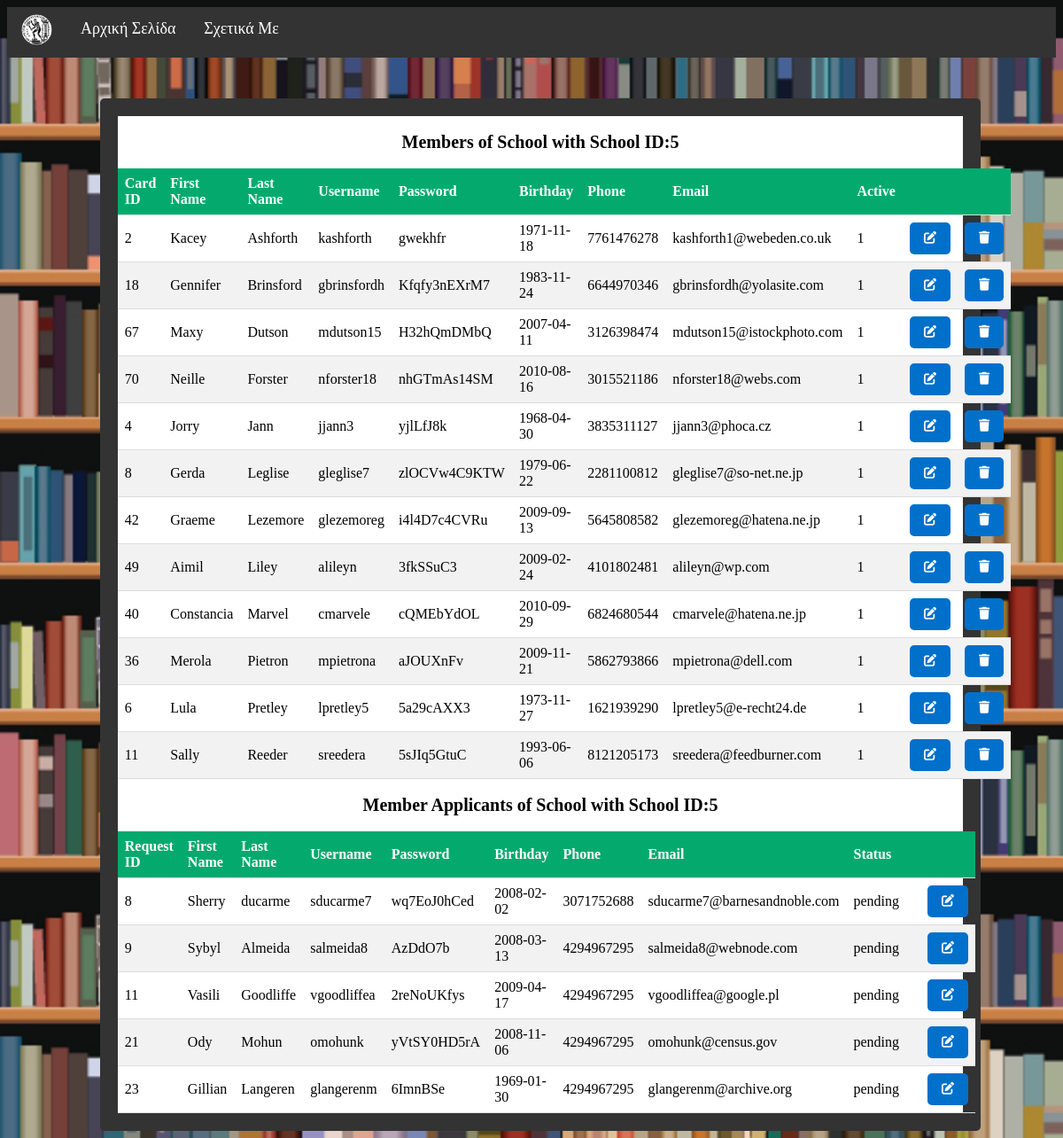
The page /client/admin_members.php (signed in) on the database its author committed.
### tables this page shows
CREATE TABLE members (
    card_id INT UNSIGNED NOT NULL AUTO_INCREMENT,
    first_name VARCHAR(50) NOT NULL,
    last_name VARCHAR(50) NOT NULL,
    username VARCHAR(255) UNIQUE NOT NULL,
    passcode VARCHAR(50) NOT NULL,
    birthday DATE NOT NULL,
    phone BIGINT UNSIGNED NOT NULL CHECK (1000000000 <= phone AND phone <= 9999999999),
    email VARCHAR(255) NOT NULL CHECK (email LIKE '_%@_%._%'),
    teacher TINYINT NOT NULL CHECK (teacher = 0 OR teacher = 1),
    active TINYINT NOT NULL DEFAULT 1 CHECK (active = 1 OR active = 0),
    school_id INT UNSIGNED NOT NULL,
    last_update TIMESTAMP NOT NULL DEFAULT CURRENT_TIMESTAMP ON UPDATE CURRENT_TIMESTAMP,
    PRIMARY KEY (card_id),
    CONSTRAINT memb_school FOREIGN KEY (school_id) REFERENCES schools (school_id) ON DELETE CASCADE ON UPDATE CASCADE
);

CREATE TABLE membership_applicant (
    request_id INT UNSIGNED NOT NULL AUTO_INCREMENT,
    first_name VARCHAR(50) NOT NULL,
    last_name VARCHAR(50) NOT NULL,
    username VARCHAR(255) UNIQUE NOT NULL,
    passcode VARCHAR(50) NOT NULL,
    birthday DATE NOT NULL,
    phone INT UNSIGNED NOT NULL CHECK (1000000000 <= phone AND phone <= 9999999999),
    email VARCHAR(255) NOT NULL,
    teacher TINYINT NOT NULL CHECK (teacher = 0 OR teacher = 1),
    school_id INT UNSIGNED NOT NULL,
    stat VARCHAR(50) NOT NULL DEFAULT 'pending',
    last_update TIMESTAMP NOT NULL DEFAULT CURRENT_TIMESTAMP ON UPDATE CURRENT_TIMESTAMP,
    PRIMARY KEY (request_id),
    CONSTRAINT memb_appl_school FOREIGN KEY (school_id) REFERENCES schools (school_id) ON DELETE CASCADE ON UPDATE CASCADE,
    CONSTRAINT admin_status CHECK (stat in ('pending', 'approved', 'rejected'))
);

### client/admin_members.php (the view, shortened to what this page needs)
<?php
$conn = OpenCon();
?>
<!DOCTYPE html>
<html>
<head>
    <link rel='stylesheet' href='common.css'>
    <link rel="stylesheet" href="https://cdnjs.cloudflare.com/ajax/libs/font-awesome/6.0.0/css/all.min.css">
</head>
<body>
    <div class="navbar">
        <a class="navbar-brand" href="home.php">
            <div class="logo-image">
                <img src="prometheus.png" class="img-fluid" alt="Βιβλιοθήκη ΕΜΠ" style="width:35px;height:35px;">
            </div>
        </a>
        <a href="home.php">Αρχική Σελίδα</a>
        <a href="about.html">Σχετικά Με</a>
    </div>
    <br />
    <br />
    <div class="main-content2">
    <div class="container">
            <div class="row" id="row">
                <div class="col-md-12">
                    <div class="card" id="card-container">
                        <div class="card-body" id="card">
                            <?php
                            $user_data['school_id'] = $_SESSION['school_id'];
                            $school_id = $user_data['school_id'];
                            echo '<br/>';
                            echo '<span style=" font-weight:bold; font-size: 20px; color: black; text-align:center;">Members of School with School ID:' . $school_id . '</br></span>';
                            echo '<br/>';
                            $query2 = "SELECT card_id, first_name, last_name, username, passcode, birthday, phone, email, active  FROM members
                             where school_id=$school_id
                             ORDER BY last_name, first_name";
                            $result2 = mysqli_query($conn, $query2);
                            if (mysqli_num_rows($result2) == 0) {
                                echo '<h1 style="margin-top: 5rem;">No user found!</h1>';
                            } else {
                                echo '<div class="table-responsive">';
                                echo '<table class="table">';
                                echo '<thead>';
                                echo '<tr>';
                                echo '<th>Card ID</th>';
                                echo '<th>First Name</th>';
                                echo '<th>Last Name</th>';
                                echo '<th>Username</th>';
                                echo '<th>Password</th>';
                                echo '<th>Birthday</th>';
                                echo '<th>Phone</th>';
                                echo '<th>Email</th>';
                                echo '<th>Active</th>';
                                echo '<th></th>';
                                echo '<th></th>';
                                echo '</tr>';
                                echo '</thead>';
                                echo '<tbody>';
                                while ($row = mysqli_fetch_row($result2)) {
                                    echo '<tr>';
                                    echo '<td>' . $row[0] . '</td>';
                                    echo '<td>' . $row[1] . '</td>';
                                    echo '<td>' . $row[2] . '</td>';
                                    echo '<td>' . $row[3] . '</td>';
                                    echo '<td>' . $row[4] . '</td>';
                                    echo '<td>' . $row[5] . '</td>';
                                    echo '<td>' . $row[6] . '</td>';
                                    echo '<td>' . $row[7] . '</td>';
                                    echo '<td>' . $row[8] . '</td>';
                                    echo '<td><a type="button" class="button" href="./makeinactive.php?card_id=' . $row[0] . '">';
                                    echo '<i class="fa fa-edit"></i>';
                                    echo '</td>';
                                    echo '<td><a type="button" class="button" href="./deletemember.php?card_id=' . $row[0] . '">';
                                    echo '<i class="fa fa-trash"></i>';
                                    echo '</td>';
                                    echo '</tr>';
                                }
                                echo '</tbody>';
                                echo '</table>';
                                echo '</div>';
                            }
                            echo '<br/>';
                            echo '<span style=" font-weight:bold; font-size: 20px; color: black; text-align:center;">Member Applicants of School with School ID:' . $school_id . '</br></span>';
                            echo '<br />';
                            $query3 = "SELECT request_id, first_name, last_name, username, passcode, birthday, phone, email, stat FROM membership_applicant
                             where school_id=$school_id
                             ORDER BY request_id";
                            $result3 = mysqli_query($conn, $query3);
                            if (mysqli_num_rows($result3) == 0) {
                                echo '<h1 style="margin-top: 5rem;">No result!</h1>';
                            } else {
                                echo '<div class="table-responsive">';
                                echo '<table class="table">';
                                echo '<thead>';
                                echo '<tr>';
                                echo '<th>Request ID</th>';
                                echo '<th>First Name</th>';
                                echo '<th>Last Name</th>';
                                echo '<th>Username</th>';
                                echo '<th>Password</th>';
                                echo '<th>Birthday</th>';
                                echo '<th>Phone</th>';
                                echo '<th>Email</th>';
                                echo '<th>Status</th>';
                                echo '<th></th>';
                                echo '<th></th>';
                                echo '</tr>';
                                echo '</thead>';
                                echo '<tbody>';
                                while ($row = mysqli_fetch_row($result3)) {
                                    echo '<tr>';
                                    echo '<td>' . $row[0] . '</td>';
                                    echo '<td>' . $row[1] . '</td>';
                                    echo '<td>' . $row[2] . '</td>';
                                    echo '<td>' . $row[3] . '</td>';
                                    echo '<td>' . $row[4] . '</td>';
                                    echo '<td>' . $row[5] . '</td>';
                                    echo '<td>' . $row[6] . '</td>';
                                    echo '<td>' . $row[7] . '</td>';
                                    echo '<td>' . $row[8] . '</td>';
                                    echo '<td>';
                                    echo '<td><a type="button" class="button" href="./updatestatus.php?request_id=' . $row[0] . '">';
                                    echo '<i class="fa fa-edit"></i>';
                                    echo '</td>';
                                    echo '</td>';
                                    echo '</tr>';
                                }
                                echo '</tbody>';
                                echo '</table>';
                                echo '</div>';
                            }
                            ?>
                            </div>
                        </div>
                    </div>
                </div>
            </div>
        </div>
    </body>
    </html>

### client/common.css (style rules this page uses)
* { box-sizing: border-box; }
body { background-image: url(".png"); background-color: none; background-size: 100%; background-attachment: fixed; display: flex; flex-direction: column; min-height: 100vh; background-image: url("books.jpg"); background-color: #cccccc; }
.container { position: relative; background-color: white; text-align: center; color: white; }
.button { background-color: rgb(0, 112, 203); border: none; color: white; padding: 10px 16px; text-align: center; text-decoration: none; font-family: Verdana; display: inline-block; font-size: 14px; border-radius: 5px / 5px; cursor: pointer; }
.logo-image { width: 35px; height: 35px; border-radius: 50%; overflow: hidden; margin-top: -6px; }
.navbar { overflow: hidden; background-color: #333; font-family: Verdana; }
.navbar a { float: left; font-size: 18px; color: white; text-align: center; padding: 14px 16px; text-decoration: none; }
.main-content2 { background-color: #333; background-image: none; max-width: 84%; flex: 1; color: white; margin: 10px; padding: 20px; position:relative; left: 8%; border-radius: 5px / 5px; }
a { color: white; text-decoration: none; }
table { border-collapse: collapse; width: 100%; }
th, td { padding: 8px; text-align: left; border-bottom: 1px solid #ddd; color: #000; font-family: "Verdana"; }
tr:nth-child(even) { background-color: #f2f2f2 }
th { background-color: #04AA6D; color: white; }

### rows shown on the page
members: card_id "2", first_name "Kacey", last_name "Ashforth", username "kashforth", passcode "gwekhfr", birthday "1971-11-18", phone "7761476278", email "kashforth1@webeden.co.uk", active "1"
members: card_id "18", first_name "Gennifer", last_name "Brinsford", username "gbrinsfordh", passcode "Kfqfy3nEXrM7", birthday "1983-11-24", phone "6644970346", email "gbrinsfordh@yolasite.com", active "1"
members: card_id "67", first_name "Maxy", last_name "Dutson", username "mdutson15", passcode "H32hQmDMbQ", birthday "2007-04-11", phone "3126398474", email "mdutson15@istockphoto.com", active "1"
members: card_id "70", first_name "Neille", last_name "Forster", username "nforster18", passcode "nhGTmAs14SM", birthday "2010-08-16", phone "3015521186", email "nforster18@webs.com", active "1"
members: card_id "4", first_name "Jorry", last_name "Jann", username "jjann3", passcode "yjlLfJ8k", birthday "1968-04-30", phone "3835311127", email "jjann3@phoca.cz", active "1"
members: card_id "8", first_name "Gerda", last_name "Leglise", username "gleglise7", passcode "zlOCVw4C9KTW", birthday "1979-06-22", phone "2281100812", email "gleglise7@so-net.ne.jp", active "1"
members: card_id "42", first_name "Graeme", last_name "Lezemore", username "glezemoreg", passcode "i4l4D7c4CVRu", birthday "2009-09-13", phone "5645808582", email "glezemoreg@hatena.ne.jp", active "1"
members: card_id "49", first_name "Aimil", last_name "Liley", username "alileyn", passcode "3fkSSuC3", birthday "2009-02-24", phone "4101802481", email "alileyn@wp.com", active "1"
members: card_id "40", first_name "Constancia", last_name "Marvel", username "cmarvele", passcode "cQMEbYdOL", birthday "2010-09-29", phone "6824680544", email "cmarvele@hatena.ne.jp", active "1"
members: card_id "36", first_name "Merola", last_name "Pietron", username "mpietrona", passcode "aJOUXnFv", birthday "2009-11-21", phone "5862793866", email "mpietrona@dell.com", active "1"
members: card_id "6", first_name "Lula", last_name "Pretley", username "lpretley5", passcode "5a29cAXX3", birthday "1973-11-27", phone "1621939290", email "lpretley5@e-recht24.de", active "1"
members: card_id "11", first_name "Sally", last_name "Reeder", username "sreedera", passcode "5sJIq5GtuC", birthday "1993-06-06", phone "8121205173", email "sreedera@feedburner.com", active "1"
membership_applicant: request_id "8", first_name "Sherry", last_name "ducarme", username "sducarme7", passcode "wq7EoJ0hCed", birthday "2008-02-02", phone "3071752688", email "sducarme7@barnesandnoble.com", stat "pending"
membership_applicant: request_id "9", first_name "Sybyl", last_name "Almeida", username "salmeida8", passcode "AzDdO7b", birthday "2008-03-13", phone "4294967295", email "salmeida8@webnode.com", stat "pending"
membership_applicant: request_id "11", first_name "Vasili", last_name "Goodliffe", username "vgoodliffea", passcode "2reNoUKfys", birthday "2009-04-17", phone "4294967295", email "vgoodliffea@google.pl", stat "pending"
membership_applicant: request_id "21", first_name "Ody", last_name "Mohun", username "omohunk", passcode "yVtSY0HD5rA", birthday "2008-11-06", phone "4294967295", email "omohunk@census.gov", stat "pending"
membership_applicant: request_id "23", first_name "Gillian", last_name "Langeren", username "glangerenm", passcode "6ImnBSe", birthday "1969-01-30", phone "4294967295", email "glangerenm@archive.org", stat "pending"

### other values the page prints
$school_id "5"
